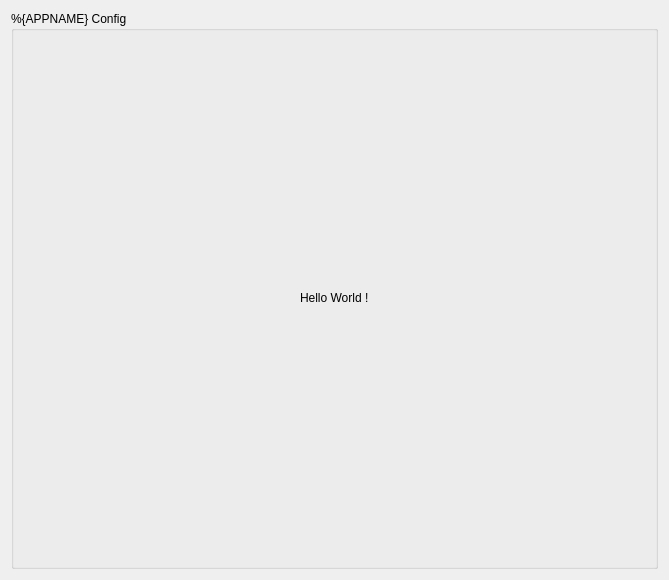
<?xml version="1.0" encoding="UTF-8"?>
<ui version="4.0">
 <author>%{AUTHOR}</author>
 <class>%{APPNAME}ConfigUi</class>
 <widget class="QWidget" name="%{APPNAME}ConfigUi">
  <property name="geometry">
   <rect>
    <x>0</x>
    <y>0</y>
    <width>669</width>
    <height>580</height>
   </rect>
  </property>
  <property name="minimumSize">
   <size>
    <width>300</width>
    <height>0</height>
   </size>
  </property>
  <layout class="QVBoxLayout" name="verticalLayout">
   <item>
    <widget class="QGroupBox" name="parentLayout">
     <property name="enabled">
      <bool>true</bool>
     </property>
     <property name="minimumSize">
      <size>
       <width>0</width>
       <height>0</height>
      </size>
     </property>
     <property name="layoutDirection">
      <enum>Qt::LeftToRight</enum>
     </property>
     <property name="title">
      <string>%{APPNAME} Config</string>
     </property>
     <layout class="QVBoxLayout" name="verticalLayout_4">
      <item alignment="Qt::AlignHCenter|Qt::AlignVCenter">
       <widget class="QLabel" name="label">
        <property name="text">
         <string>Hello World !</string>
        </property>
       </widget>
      </item>
     </layout>
    </widget>
   </item>
  </layout>
 </widget>
 <resources/>
 <connections/>
</ui>
